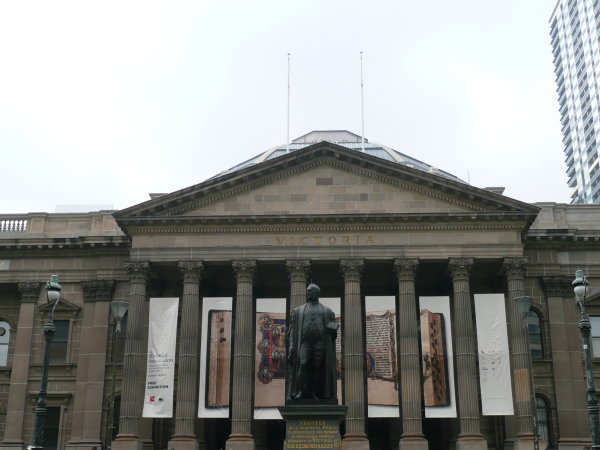
#> input picture ajayamoorthy_p1/Phase1/Data/Train/Set1/1.jpg, 600 x 450 px, found by its file name; its folder holds only this picture in this run
$ jupyter execute --allow-errors data_prep_trial.ipynb
#> lines starting #> are read from the running program, lines starting #| are printed output that depends on the picture
[cell 1]
import os
import cv2
import zipfile
import numpy as np
import matplotlib.pyplot as plt

[cell 2]
path = '/home/ajith/Documents/git_repos/RBE549_CV_Projects/ajayamoorthy_p1/Phase2/Data/Train/'
if not os.path.exists(path):
    # Create a new directory because it does not exist
    os.makedirs(path)
    print("The new directory is created!")

#> (a cell that did not finish here is left out)

[cell 4]
# plt.axis('off')
# plt.imshow(train_img[14],cmap='gray')
#plt.imshow(cv2.cvtColor(train_img[2], cv2.COLOR_BGR2GRAY))

[cell 5]
# [11 lines of commented-out code are left out]

[cell 6]
def patch_generator(img,PatchSize,rho):
#> called with PatchSize = 64, rho = 16
    x_min = rho                             # min left-top x-coordinate for patch considering the -rho pertubation
#> x_min = 16
    x_max = img.shape[1]-PatchSize-rho      # max left-top x-coordinate for patch considering the patch size as well as +rho pertubation
#> x_max = 520
    y_min = rho                             # min left-top y-coordinate for patch considering the -rho pertubation
    y_max = img.shape[0]-PatchSize-rho      # max left-top y-coordinate for patch considering the patch size as well as +rho pertubation
#> y_max = 370

    x_patchA = np.random.randint(x_min,x_max) # Considering a random left-top x-coordinate for Patch-A within limits - (x_min,x_max)
#> x_patchA = 188
    y_patchA = np.random.randint(y_min,y_max) # Considering a random left-top y-coordinate for Patch-A within limits - (y_min,y_max)
#> y_patchA = 63

    # Clockwise corner co-ordinates of Patch A
    PatchA_corners = [[x_patchA             , y_patchA],            # Left-Top
                      [x_patchA+PatchSize   , y_patchA],            # Right-Top
                      [x_patchA+PatchSize   , y_patchA+PatchSize],  # Right-Bottom
                      [x_patchA             , y_patchA+PatchSize]]  # Left-Bottom
#> PatchA_corners = [[188, 63], [252, 63], [252, 127], [188, 127]]

    PatchB_corners = []
    for c in PatchA_corners:
        PatchB_corners.append([c[0] + np.random.randint(-rho,rho), c[1] + np.random.randint(-rho,rho)])
#> this loop made 4 passes
#> after the loop, PatchB_corners = [[193, 47], [239, 74], [239, 118], [181, 130]]

    PatchA_corners = np.float32(PatchA_corners)
    PatchB_corners = np.float32(PatchB_corners)

    # Calgulating the Transformation Matrix from A to B and then from B to A
    H_AB = cv2.getPerspectiveTransform(PatchA_corners,PatchB_corners)
#> H_AB = [[-3.09, 0.626, 385.7], [-1.12, -0.71, 217.1], [-0.0105, 0.00262, 1]]
    H_BA = np.linalg.inv(H_AB)
#> H_BA = [[1.64, -0.492, -525.1], [1.49, -1.23, -307.2], [0.0133, -0.00195, -3.71]]
    img_warped = cv2.warpPerspective(img, H_BA, (img.shape[1],img.shape[0]))
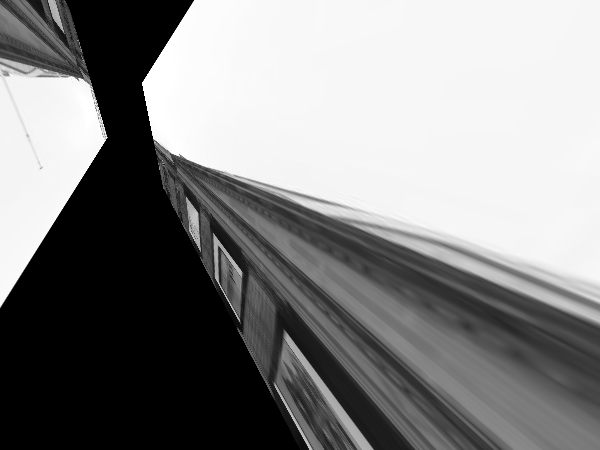
#> img_warped: shape (450, 600); min 0, max 255, mean 132.8
    # print(img.shape)
    # print(img_warped.shape)

    # print(PatchA_corners)
    PatchA  =        img[y_patchA:(y_patchA+PatchSize),x_patchA:(x_patchA+PatchSize)]
    PatchB  = img_warped[y_patchA:(y_patchA+PatchSize),x_patchA:(x_patchA+PatchSize)]
    H4pt    = PatchB_corners - PatchA_corners
#> H4pt = [[5, -16], [-13, 11], [-13, -9], [-7, 3]]
    return PatchA, PatchB, H4pt

# [5 lines of commented-out code are left out]

#> (the rest of this cell did not finish here and is left out)

[cell 7]
training_imgs.shape
#> Out = (64, 64, 2)
